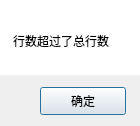
<?xml version="1.0" encoding="UTF-8"?>
<ui version="4.0">
 <class>LineOverFlow</class>
 <widget class="QDialog" name="LineOverFlow">
  <property name="geometry">
   <rect>
    <x>0</x>
    <y>0</y>
    <width>140</width>
    <height>126</height>
   </rect>
  </property>
  <property name="windowTitle">
   <string>记事本 - 跳行</string>
  </property>
  <widget class="QTextBrowser" name="textBrowser">
   <property name="geometry">
    <rect>
     <x>-29</x>
     <y>0</y>
     <width>180</width>
     <height>75</height>
    </rect>
   </property>
   <property name="frameShape">
    <enum>QFrame::NoFrame</enum>
   </property>
   <property name="html">
    <string>&lt;!DOCTYPE HTML PUBLIC &quot;-//W3C//DTD HTML 4.0//EN&quot; &quot;http://www.w3.org/TR/REC-html40/strict.dtd&quot;&gt;
&lt;html&gt;&lt;head&gt;&lt;meta name=&quot;qrichtext&quot; content=&quot;1&quot; /&gt;&lt;style type=&quot;text/css&quot;&gt;
p, li { white-space: pre-wrap; }
&lt;/style&gt;&lt;/head&gt;&lt;body style=&quot; font-family:'SimSun'; font-size:9pt; font-weight:400; font-style:normal;&quot;&gt;
&lt;p align=&quot;center&quot; style=&quot;-qt-paragraph-type:empty; margin-top:0px; margin-bottom:0px; margin-left:0px; margin-right:0px; -qt-block-indent:0; text-indent:0px;&quot;&gt;&lt;br /&gt;&lt;/p&gt;
&lt;p align=&quot;center&quot; style=&quot;-qt-paragraph-type:empty; margin-top:0px; margin-bottom:0px; margin-left:0px; margin-right:0px; -qt-block-indent:0; text-indent:0px;&quot;&gt;&lt;br /&gt;&lt;/p&gt;
&lt;p align=&quot;center&quot; style=&quot; margin-top:0px; margin-bottom:0px; margin-left:0px; margin-right:0px; -qt-block-indent:0; text-indent:0px;&quot;&gt;行数超过了总行数&lt;/p&gt;&lt;/body&gt;&lt;/html&gt;</string>
   </property>
  </widget>
  <widget class="QPushButton" name="OK">
   <property name="geometry">
    <rect>
     <x>40</x>
     <y>87</y>
     <width>86</width>
     <height>28</height>
    </rect>
   </property>
   <property name="text">
    <string>确定</string>
   </property>
  </widget>
 </widget>
 <resources/>
 <connections/>
</ui>
